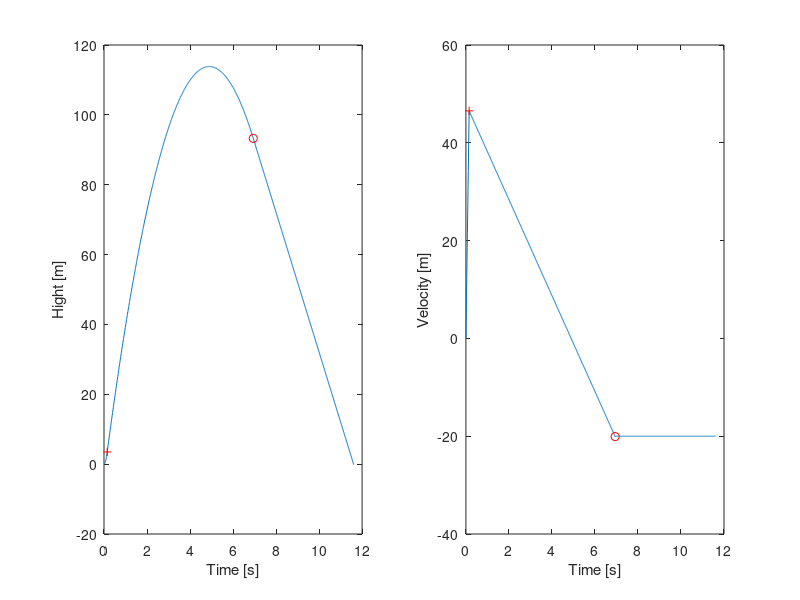

Source code (MATLAB): (Note: this script raises an error after producing the figure.)
clear all; clc; close all;

%%
% g inverted
m=0.05; g=-9.81; tEngine=0.15; Force=16; vChute=-20; Dt=0.01; 
clear t v h 
n=1; 
t(n)=0; v(n)=0; h(n)=0; t(2)=0;

%%
% Segment 1 
a1=(Force+m*g)/m; 
while (t(n) < tEngine) &&  (n < 50000) 
    n=n+1; 
    t(n)=t(n-1)+Dt; 
    v(n) =a1 *t (n) ; 
    h(n) =0.5*a1*t(n)^2;
end;
v1=v(n); h1=h(n); t1=t(n);

% Segment 2
while v(n)>=vChute && n<50000
n=n+1;
t(n)=t(n-1)+Dt;
v(n)=v1+g*(t(n)-t1);
h(n) =h1+v1 * (t(n)-t1 )+0.5*g* (t (n)-t1)^2;
end
v2=v(n); h2=h(n); t2=t(n);

% Segment 3
while h(n)>0 && n<50000
n=n+1;
t(n)=t(n-1)+Dt;
v(n)=vChute;
h (n) =h2+vChute* (t(n)-t2) ;
end

%%
subplot(1,2,1)
plot(t,h,t2,h2, 'ro', t1, h1, 'r+')
xlabel('Time [s]');
ylabel('Hight [m]');
subplot(1,2,2)
plot(t,v,t2,v2, 'ro', t1, v1, 'r+')
xlabel('Time [s]');
ylabel('Velocity [m]');


%%
% Analysis of the loged datas. 
a = logsout{1}.Values.Data;
v = logsout{2}.Values.Data;
x = logsout{3}.Values.Data;
t_log = logsout{2}.Values.Time;